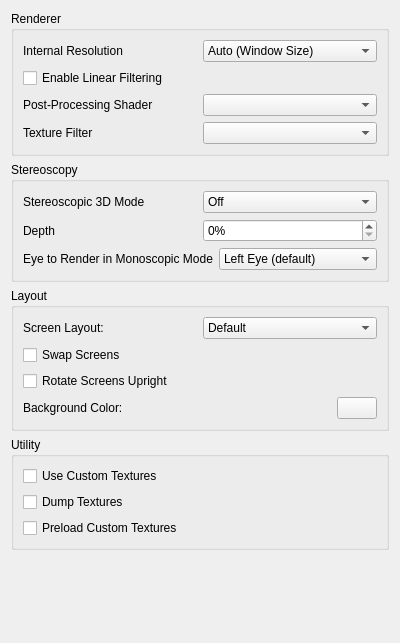
<?xml version="1.0" encoding="UTF-8"?>
<ui version="4.0">
 <class>ConfigureEnhancements</class>
 <widget class="QWidget" name="ConfigureEnhancements">
  <property name="geometry">
   <rect>
    <x>0</x>
    <y>0</y>
    <width>400</width>
    <height>643</height>
   </rect>
  </property>
  <property name="minimumSize">
   <size>
    <width>0</width>
    <height>0</height>
   </size>
  </property>
  <property name="windowTitle">
   <string>Form</string>
  </property>
  <layout class="QVBoxLayout" name="verticalLayout">
   <item>
    <widget class="QGroupBox" name="rendererBox">
     <property name="title">
      <string>Renderer</string>
     </property>
     <layout class="QVBoxLayout" name="verticalLayout_6">
      <item>
       <widget class="QWidget" name="widget_resolution" native="true">
        <layout class="QHBoxLayout" name="horizontalLayout">
         <property name="leftMargin">
          <number>0</number>
         </property>
         <property name="topMargin">
          <number>0</number>
         </property>
         <property name="rightMargin">
          <number>0</number>
         </property>
         <property name="bottomMargin">
          <number>0</number>
         </property>
         <item>
          <widget class="QLabel" name="resolution_label">
           <property name="text">
            <string>Internal Resolution</string>
           </property>
          </widget>
         </item>
         <item>
          <widget class="QComboBox" name="resolution_factor_combobox">
           <item>
            <property name="text">
             <string>Auto (Window Size)</string>
            </property>
           </item>
           <item>
            <property name="text">
             <string>Native (400x240)</string>
            </property>
           </item>
           <item>
            <property name="text">
             <string>2x Native (800x480)</string>
            </property>
           </item>
           <item>
            <property name="text">
             <string>3x Native (1200x720)</string>
            </property>
           </item>
           <item>
            <property name="text">
             <string>4x Native (1600x960)</string>
            </property>
           </item>
           <item>
            <property name="text">
             <string>5x Native (2000x1200)</string>
            </property>
           </item>
           <item>
            <property name="text">
             <string>6x Native (2400x1440)</string>
            </property>
           </item>
           <item>
            <property name="text">
             <string>7x Native (2800x1680)</string>
            </property>
           </item>
           <item>
            <property name="text">
             <string>8x Native (3200x1920)</string>
            </property>
           </item>
           <item>
            <property name="text">
             <string>9x Native (3600x2160)</string>
            </property>
           </item>
           <item>
            <property name="text">
             <string>10x Native (4000x2400)</string>
            </property>
           </item>
          </widget>
         </item>
        </layout>
       </widget>
      </item>
      <item>
       <widget class="QCheckBox" name="toggle_linear_filter">
        <property name="text">
         <string>Enable Linear Filtering</string>
        </property>
       </widget>
      </item>
      <item>
       <widget class="QWidget" name="widget_shader" native="true">
        <layout class="QHBoxLayout" name="horizontalLayout_11">
         <property name="leftMargin">
          <number>0</number>
         </property>
         <property name="topMargin">
          <number>0</number>
         </property>
         <property name="rightMargin">
          <number>0</number>
         </property>
         <property name="bottomMargin">
          <number>0</number>
         </property>
         <item>
          <widget class="QLabel" name="shader_label">
           <property name="text">
            <string>Post-Processing Shader</string>
           </property>
          </widget>
         </item>
         <item>
          <widget class="QComboBox" name="shader_combobox"/>
         </item>
        </layout>
       </widget>
      </item>
      <item>
       <widget class="QWidget" name="widget_texture_filter" native="true">
        <layout class="QHBoxLayout" name="horizontalLayout_3">
         <property name="leftMargin">
          <number>0</number>
         </property>
         <property name="topMargin">
          <number>0</number>
         </property>
         <property name="rightMargin">
          <number>0</number>
         </property>
         <property name="bottomMargin">
          <number>0</number>
         </property>
         <item>
          <widget class="QLabel" name="texture_filter_label">
           <property name="text">
            <string>Texture Filter</string>
           </property>
          </widget>
         </item>
         <item>
          <widget class="QComboBox" name="texture_filter_combobox"/>
         </item>
        </layout>
       </widget>
      </item>
     </layout>
    </widget>
   </item>
   <item>
    <widget class="QGroupBox" name="stereo_group">
     <property name="title">
      <string>Stereoscopy</string>
     </property>
     <layout class="QVBoxLayout" name="verticalLayout_4">
      <item>
       <layout class="QHBoxLayout" name="horizontalLayout_5">
        <item>
         <widget class="QLabel" name="label_4">
          <property name="text">
           <string>Stereoscopic 3D Mode</string>
          </property>
         </widget>
        </item>
        <item>
         <widget class="QComboBox" name="render_3d_combobox">
          <item>
           <property name="text">
            <string>Off</string>
           </property>
          </item>
          <item>
           <property name="text">
            <string>Side by Side</string>
           </property>
          </item>
          <item>
           <property name="text">
            <string>Anaglyph</string>
           </property>
          </item>
          <item>
           <property name="text">
            <string>Interlaced</string>
           </property>
          </item>
          <item>
           <property name="text">
            <string>Reverse Interlaced</string>
           </property>
          </item>
         </widget>
        </item>
       </layout>
      </item>
      <item>
       <layout class="QHBoxLayout" name="horizontalLayout_7">
        <item>
         <widget class="QLabel" name="label_3">
          <property name="text">
           <string>Depth</string>
          </property>
         </widget>
        </item>
        <item>
         <widget class="QSpinBox" name="factor_3d">
          <property name="suffix">
           <string>%</string>
          </property>
          <property name="minimum">
           <number>0</number>
          </property>
          <property name="maximum">
           <number>100</number>
          </property>
          <property name="value">
           <number>0</number>
          </property>
         </widget>
        </item>
       </layout>
      </item>
      <item>
       <layout class="QHBoxLayout" name="horizontalLayout_9">
        <item>
         <widget class="QLabel" name="label_6">
          <property name="text">
           <string>Eye to Render in Monoscopic Mode</string>
          </property>
         </widget>
        </item>
        <item>
         <widget class="QComboBox" name="mono_rendering_eye">
          <item>
           <property name="text">
            <string>Left Eye (default)</string>
           </property>
          </item>
          <item>
           <property name="text">
            <string>Right Eye</string>
           </property>
          </item>
         </widget>
        </item>
       </layout>
      </item>
     </layout>
    </widget>
   </item>
   <item>
    <widget class="QGroupBox" name="layout_group">
     <property name="title">
      <string>Layout</string>
     </property>
     <layout class="QVBoxLayout" name="verticalLayout_3">
      <item>
       <widget class="QWidget" name="widget_layout" native="true">
        <layout class="QHBoxLayout" name="screen_layout_group">
         <property name="leftMargin">
          <number>0</number>
         </property>
         <property name="topMargin">
          <number>0</number>
         </property>
         <property name="rightMargin">
          <number>0</number>
         </property>
         <property name="bottomMargin">
          <number>0</number>
         </property>
         <item>
          <widget class="QLabel" name="layout_label">
           <property name="text">
            <string>Screen Layout:</string>
           </property>
          </widget>
         </item>
         <item>
          <widget class="QComboBox" name="layout_combobox">
           <item>
            <property name="text">
             <string>Default</string>
            </property>
           </item>
           <item>
            <property name="text">
             <string>Single Screen</string>
            </property>
           </item>
           <item>
            <property name="text">
             <string>Large Screen</string>
            </property>
           </item>
           <item>
            <property name="text">
             <string>Side by Side</string>
            </property>
           </item>
           <item>
            <property name="text">
             <string>Separate Windows</string>
            </property>
           </item>
          </widget>
         </item>
        </layout>
       </widget>
      </item>
      <item>
       <widget class="QCheckBox" name="toggle_swap_screen">
        <property name="text">
         <string>Swap Screens</string>
        </property>
       </widget>
      </item>
      <item>
       <widget class="QCheckBox" name="toggle_upright_screen">
        <property name="text">
         <string>Rotate Screens Upright</string>
        </property>
       </widget>
      </item>
      <item>
       <widget class="QWidget" name="bg_color_group" native="true">
        <layout class="QHBoxLayout" name="bg_color_group_2">
         <property name="leftMargin">
          <number>0</number>
         </property>
         <property name="topMargin">
          <number>0</number>
         </property>
         <property name="rightMargin">
          <number>0</number>
         </property>
         <property name="bottomMargin">
          <number>0</number>
         </property>
         <item>
          <widget class="QLabel" name="bg_label">
           <property name="text">
            <string>Background Color:</string>
           </property>
          </widget>
         </item>
         <item>
          <widget class="QPushButton" name="bg_button">
           <property name="maximumSize">
            <size>
             <width>40</width>
             <height>16777215</height>
            </size>
           </property>
          </widget>
         </item>
        </layout>
       </widget>
      </item>
     </layout>
    </widget>
   </item>
   <item>
    <widget class="QGroupBox" name="utilityBox">
     <property name="title">
      <string>Utility</string>
     </property>
     <layout class="QVBoxLayout" name="verticalLayout_8">
      <item>
       <widget class="QCheckBox" name="toggle_custom_textures">
        <property name="toolTip">
         <string>&lt;html&gt;&lt;head/&gt;&lt;body&gt;&lt;p&gt;Replace textures with PNG files.&lt;/p&gt;&lt;p&gt;Textures are loaded from load/textures/[Title ID]/.&lt;/p&gt;&lt;/body&gt;&lt;/html&gt;</string>
        </property>
        <property name="text">
         <string>Use Custom Textures</string>
        </property>
       </widget>
      </item>
      <item>
       <widget class="QCheckBox" name="toggle_dump_textures">
        <property name="toolTip">
         <string>&lt;html&gt;&lt;head/&gt;&lt;body&gt;&lt;p&gt;Dump textures to PNG files.&lt;/p&gt;&lt;p&gt;Textures are dumped to dump/textures/[Title ID]/.&lt;/p&gt;&lt;/body&gt;&lt;/html&gt;</string>
        </property>
        <property name="text">
         <string>Dump Textures</string>
        </property>
       </widget>
      </item>
      <item>
       <widget class="QCheckBox" name="toggle_preload_textures">
        <property name="toolTip">
         <string>&lt;html&gt;&lt;head/&gt;&lt;body&gt;&lt;p&gt;Load all custom textures into memory on boot, instead of loading them when the game requires them.&lt;/p&gt;&lt;/body&gt;&lt;/html&gt;</string>
        </property>
        <property name="text">
         <string>Preload Custom Textures</string>
        </property>
       </widget>
      </item>
     </layout>
    </widget>
   </item>
   <item>
    <spacer name="verticalSpacer">
     <property name="orientation">
      <enum>Qt::Vertical</enum>
     </property>
     <property name="sizeHint" stdset="0">
      <size>
       <width>20</width>
       <height>165</height>
      </size>
     </property>
    </spacer>
   </item>
  </layout>
 </widget>
 <tabstops>
  <tabstop>resolution_factor_combobox</tabstop>
  <tabstop>toggle_linear_filter</tabstop>
  <tabstop>shader_combobox</tabstop>
  <tabstop>texture_filter_combobox</tabstop>
  <tabstop>render_3d_combobox</tabstop>
  <tabstop>factor_3d</tabstop>
  <tabstop>mono_rendering_eye</tabstop>
  <tabstop>layout_combobox</tabstop>
  <tabstop>toggle_swap_screen</tabstop>
  <tabstop>toggle_upright_screen</tabstop>
  <tabstop>bg_button</tabstop>
  <tabstop>toggle_custom_textures</tabstop>
  <tabstop>toggle_dump_textures</tabstop>
  <tabstop>toggle_preload_textures</tabstop>
 </tabstops>
 <resources/>
 <connections/>
</ui>
